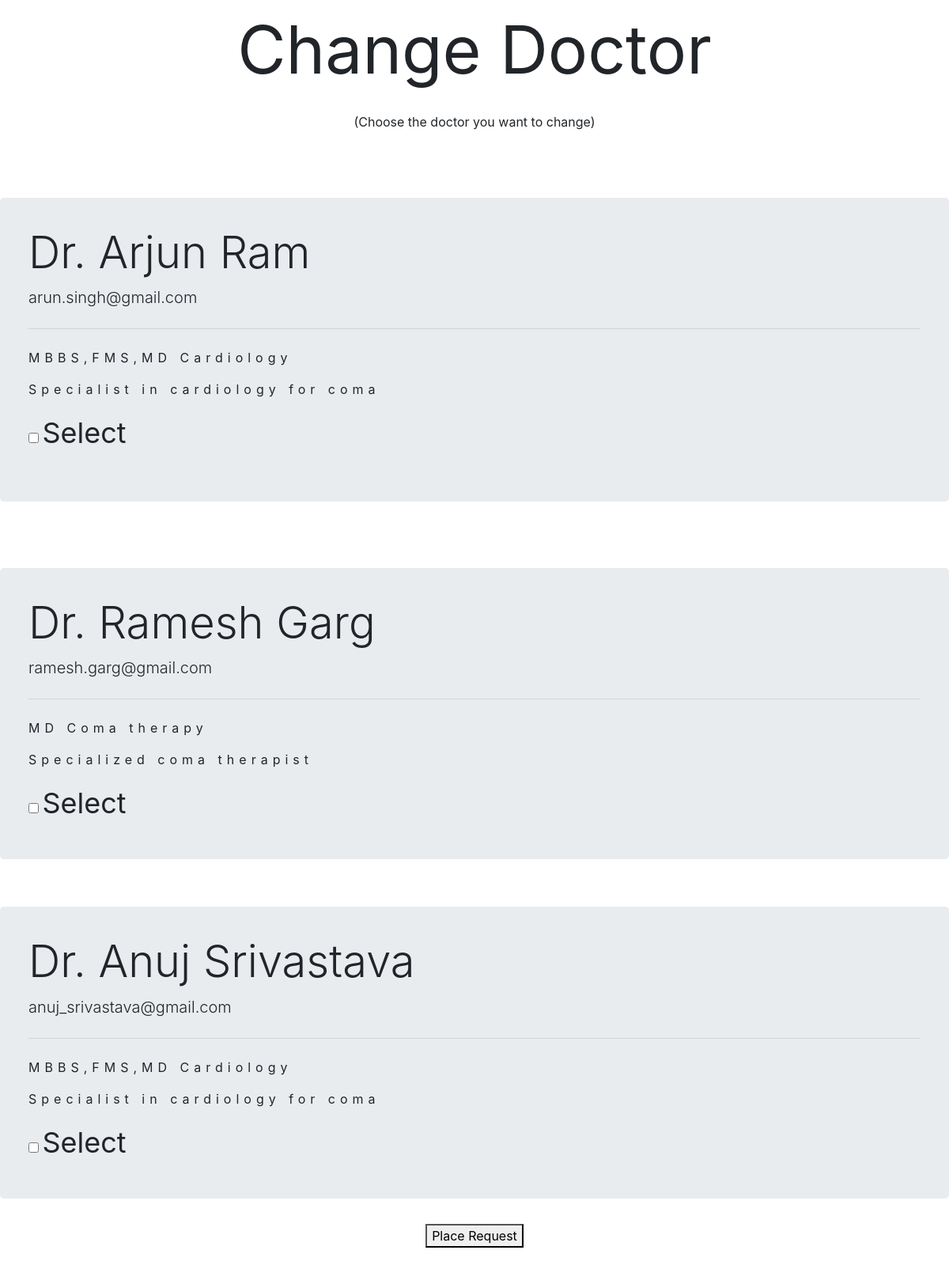
Page /changeDoc on the committed database.
### home/models.py (models this page shows)
class Doctor(models.Model):
    doctor=models.TextField()
    experience=models.TextField()
    Degree=models.TextField()
    Specialist=models.TextField()
    email=models.TextField()

### home/views.py (the view)
# urls.py: path("changeDoc",views.changeDoc,name="changeDoc"),
def changeDoc(request):
    data1=Doctor.objects.all()
    nst=[]
    est=[]
    dst=[]
    sst=[]
    for a in data1:
        nst.append(a.doctor)
    for a in data1:
        est.append(a.email)
    for a in data1:
        dst.append(a.Degree)
    for a in data1:
       sst.append(a.Specialist)
    data={
          "NameDetails":nst,
          "emailDetails":est,
          "SpecialistDetails":sst,
          "DegreeDetails":dst,
    }
    if request.method=="POST":
        value=request.POST.get("Doc")
        msg="The doctor details is name "+nst[int(value)]+" email "+est[int(value)]+"degree details "+dst[int(value)]+" specialization "+sst[int(value)]
        send_mail(
            "Please change the doctor",
            msg,
            settings.EMAIL_HOST_USER,
            ["aritra.chakraborty203@gmail.com"]
        )
        return redirect("index")
    else:
        return render(request,"changeDoc.html",data)

### templates/changeDoc.html (shortened to what this page needs)
<!DOCTYPE html>
<html lang="en">
<head>
    <link rel="stylesheet" href="https://cdn.jsdelivr.net/npm/bootstrap@4.3.1/dist/css/bootstrap.min.css">
</head>
<body>
 <form method="post" style="padding-bottom:5vmin">
    <p style="text-align:center; font-size:7vmin">Change Doctor</p>
    <p style="text-align:center">(Choose the doctor you want to change)</p>
    <div class="jumbotron" style="padding:3vmin; margin-top:7vmin">
        <h1 class="display-4">{{NameDetails.1}}</h1>
        <p class="lead">{{emailDetails.1}}</p>
        <hr class="my-4">
        <p style="letter-spacing:0.5vmin">{{DegreeDetails.1}}</p>
        <p style="letter-spacing:0.5vmin">{{SpecialistDetails.1}}</p>
        <p class="lead">
            <div>
                <input type="checkbox" id="coding" name="Doc" value=1 />
                <label for="coding" style="font-size:3vmin">Select</label>
              </div>
        </p>
      </div>
      <div class="jumbotron" style="padding:3vmin; margin-top:7vmin">
        <h1 class="display-4">{{NameDetails.2}}</h1>
        <p class="lead">{{emailDetails.2}}</p>
        <hr class="my-4">
        <p style="letter-spacing:0.5vmin">{{DegreeDetails.2}}</p>
        <p style="letter-spacing:0.5vmin">{{SpecialistDetails.2}}</p>
        <div>
            <input type="checkbox" id="coding" name="Doc" value=2 />
            <label for="coding" style="font-size:3vmin">Select</label>
          </div>
      </div>
      <div class="jumbotron" style="padding:3vmin; margin-top:5vmin">
        <h1 class="display-4">{{NameDetails.3}}</h1>
        <p class="lead">{{emailDetails.3}}</p>
        <hr class="my-4">
        <p style="letter-spacing:0.5vmin">{{DegreeDetails.1}}</p>
        <p style="letter-spacing:0.5vmin">{{SpecialistDetails.1}}</p>
        <div>
            <input type="checkbox" id="coding" name="Doc" value=3/>
            <label for="coding" style="font-size:3vmin">Select</label>
          </div>
      </div>
      <div class="btnHolder" style="display:flex; justify-content:center">
      <button type="submit" name="submit" class="btn-btn-primary">Place Request</button>
      </div>
    </form>
</body>
</html>

### rows in the picture
Doctor: doctor "Dr. Arjun Ram", email "arun.singh@gmail.com", Degree "MBBS,FMS,MD Cardiology", Specialist "Specialist in cardiology for coma"
Doctor: doctor "Dr. Ramesh Garg", email "ramesh.garg@gmail.com", Degree "MD Coma therapy", Specialist "Specialized coma therapist"
Doctor: doctor "Dr. Anuj Srivastava", email "anuj_srivastava@gmail.com"
